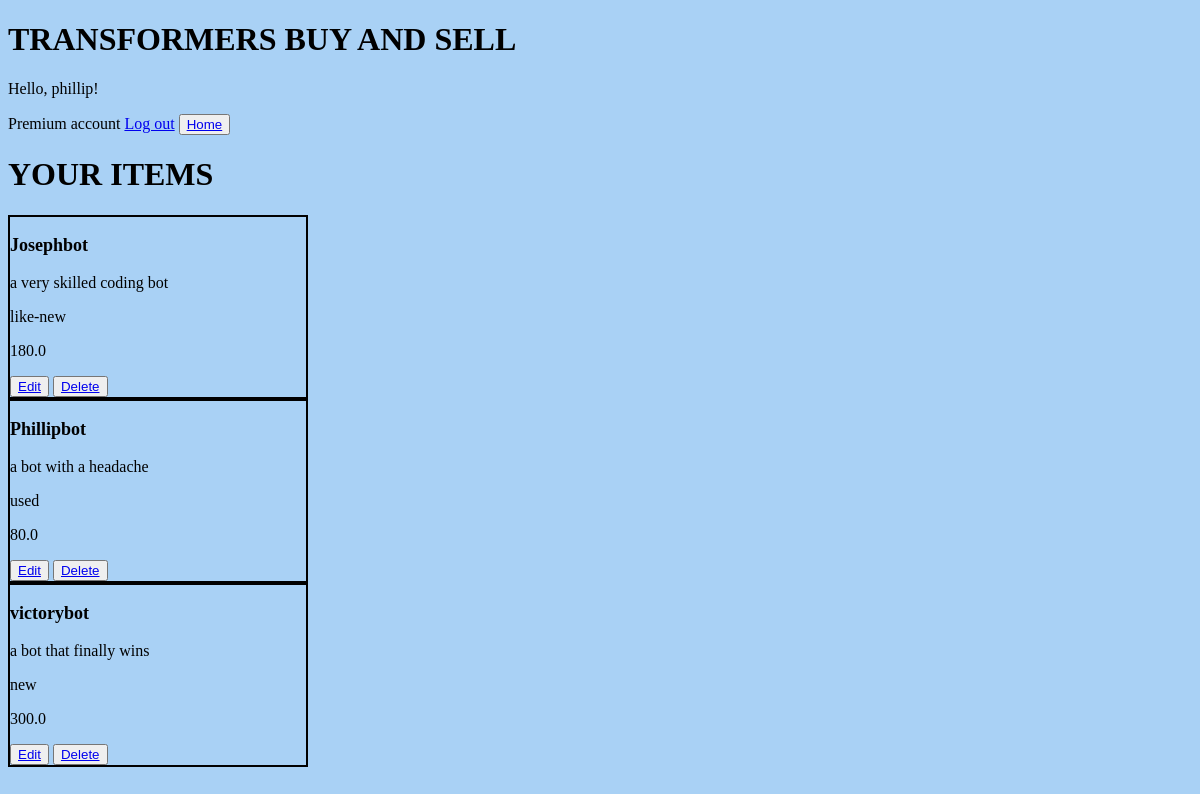
Page /allposts/ (signed in) on the committed database.
### app/models.py (models this page shows)
class postModel(models.Model):
    CHOICES = (
        ("new", "new"),
        ("like-new", "like-new"),
        ("used-good", "used-good"),
        ("used", "used"),
    )
    user = models.ForeignKey(
        User,
        related_name="user_posts",
        on_delete=models.CASCADE,
        default=None,
        null=True,
    )
    name = models.CharField(max_length=100)
    desc = models.CharField(max_length=200)
    cond = models.CharField(choices=CHOICES, max_length=100)
    price = models.FloatField()

### app/decorators.py (the view)
        def wrapper_func(request, *args, **kwargs):
            groups = [None]
            if request.user.groups.exists():
                groups = request.user.groups.all()
            for each in groups:
                if each.name in allowed_roles:
                    return view_func(request, *args, **kwargs)
            else:
                return HttpResponse("You are not authorized to view this page.")

### app/views.py (called while the page is built)
@login_required(login_url="login")
@allowed_users(allowed_roles=["Premium"])
def all_postsView(request):
    user = request.user
    users_posts = user.user_posts.all()
    post_list = list(users_posts)
    return render(request, "allposts.html", {"post_list": post_list})

### app/templates/allposts.html
{% extends 'home.html' %} {% block content %}
<button><a href="{% url "home" %}">Home</a></button>
<h1>YOUR ITEMS</h1>
{% if post_list is not None %}
{% for item in post_list %}
<div class="item">
    <p class="item_name">{{ item.name }}</p>
    <p>{{ item.desc }}</p>
    <p>{{ item.cond }}</p>
    <p>{{ item.price }}</p>
    <button><a href="{% url "update" item.id %}">Edit</a></button>
    <button><a href="{% url "delete" item.id %}">Delete</a></button>
</div>
{% endfor %}{% endif %} {% endblock content %}

### app/templates/home.html (shortened to what this page needs)
{% load static %}
<!DOCTYPE html>
<html lang="en">
  <head>
    <link rel="stylesheet" href={% static "style.css" %}>
  </head>
  <body>
    <h1>TRANSFORMERS BUY AND SELL</h1>
    <p>Hello, {{user.username}}!</p>
    <span>{{user.groups.all.0}} account</span>
    <span><a href="{% url "logout" %}">Log out</a></span>
    {% block content %}{% endblock content %}
  </body>
</html>

### app/static/style.css (style rules this page uses)
.item_name { font-weight: bold; font-size: large; }
.item { border: 2px solid black; width: 25%; }
body { background-color: rgb(169, 209, 245); }

### rows in the picture
postModel: name "Josephbot", desc "a very skilled coding bot", cond "like-new", price "180.0"
postModel: name "Phillipbot", desc "a bot with a headache", cond "used", price "80.0"
postModel: name "victorybot", desc "a bot that finally wins", cond "new", price "300.0"

### other values in the picture
{{ user.username }} "phillip"
{{ user.groups.all.0 }} "Premium"
